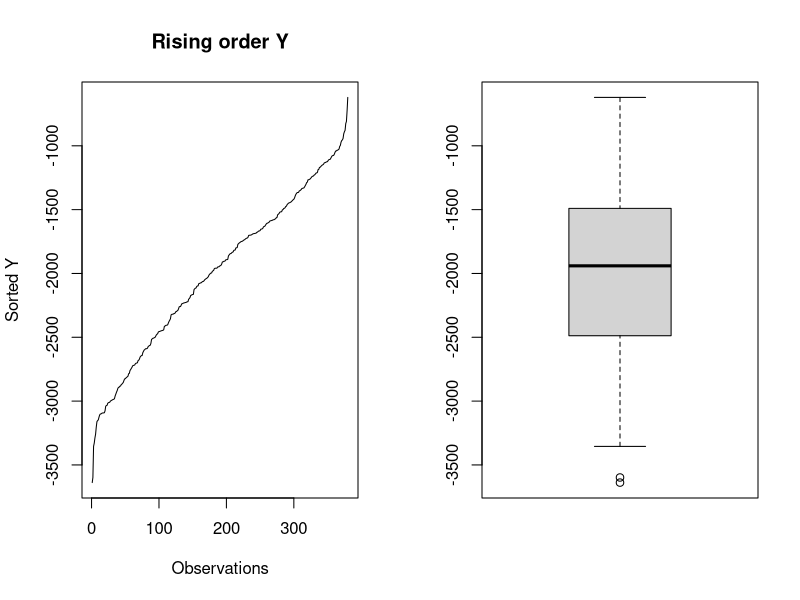

This chart was generated by the following R code:
## ---- chunk 1
knitr::opts_chunk$set(echo = TRUE)
## ---- chunk 2
my_data <-  read.csv(file = "Ass3Data.csv", row.names = "ID")
par(mfrow=c(1,2))
plot(sort(my_data$Y), type = 'l', main="Rising order Y", xlab="Observations", ylab="Sorted Y")
boxplot(my_data$Y, outline = TRUE, range = 1)
## ---- chunk 3
table(my_data$BloodType)
